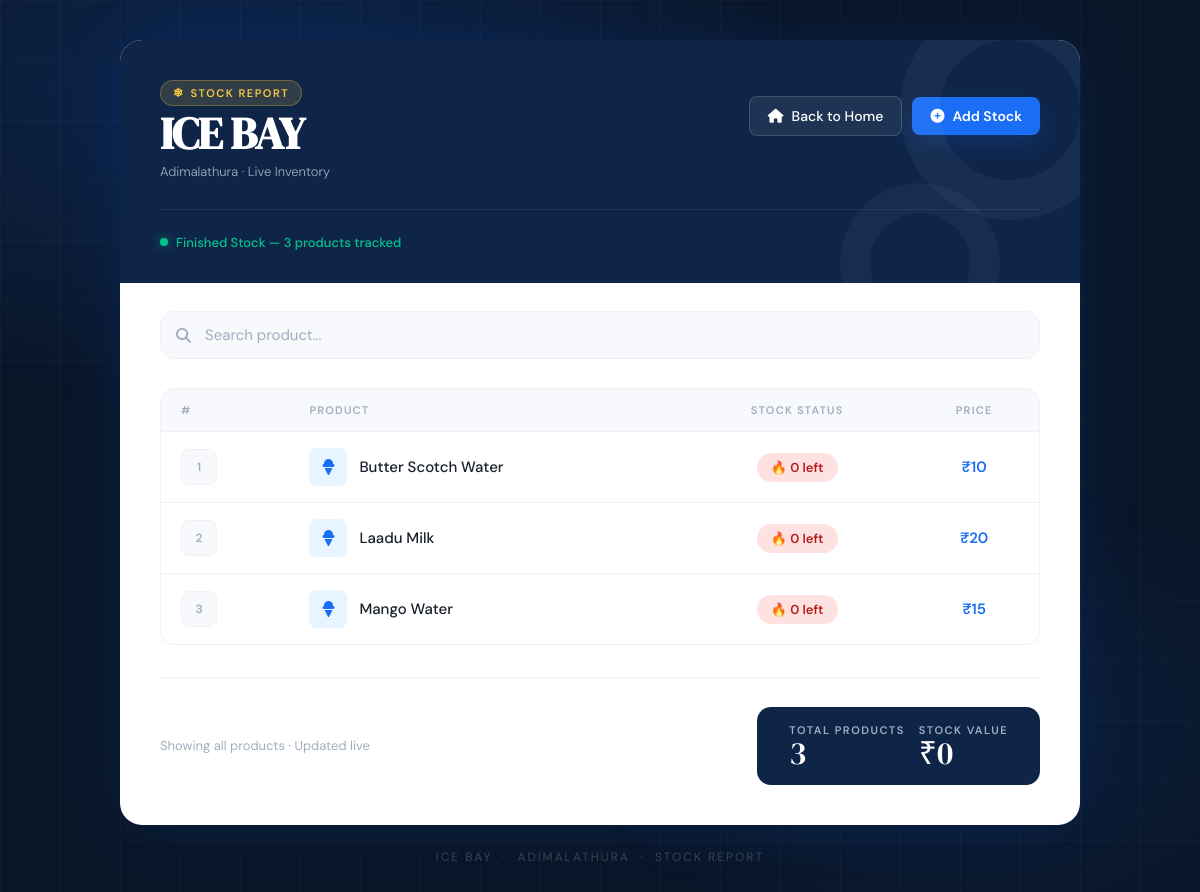
Before: /stock/finished/ with the older database file.
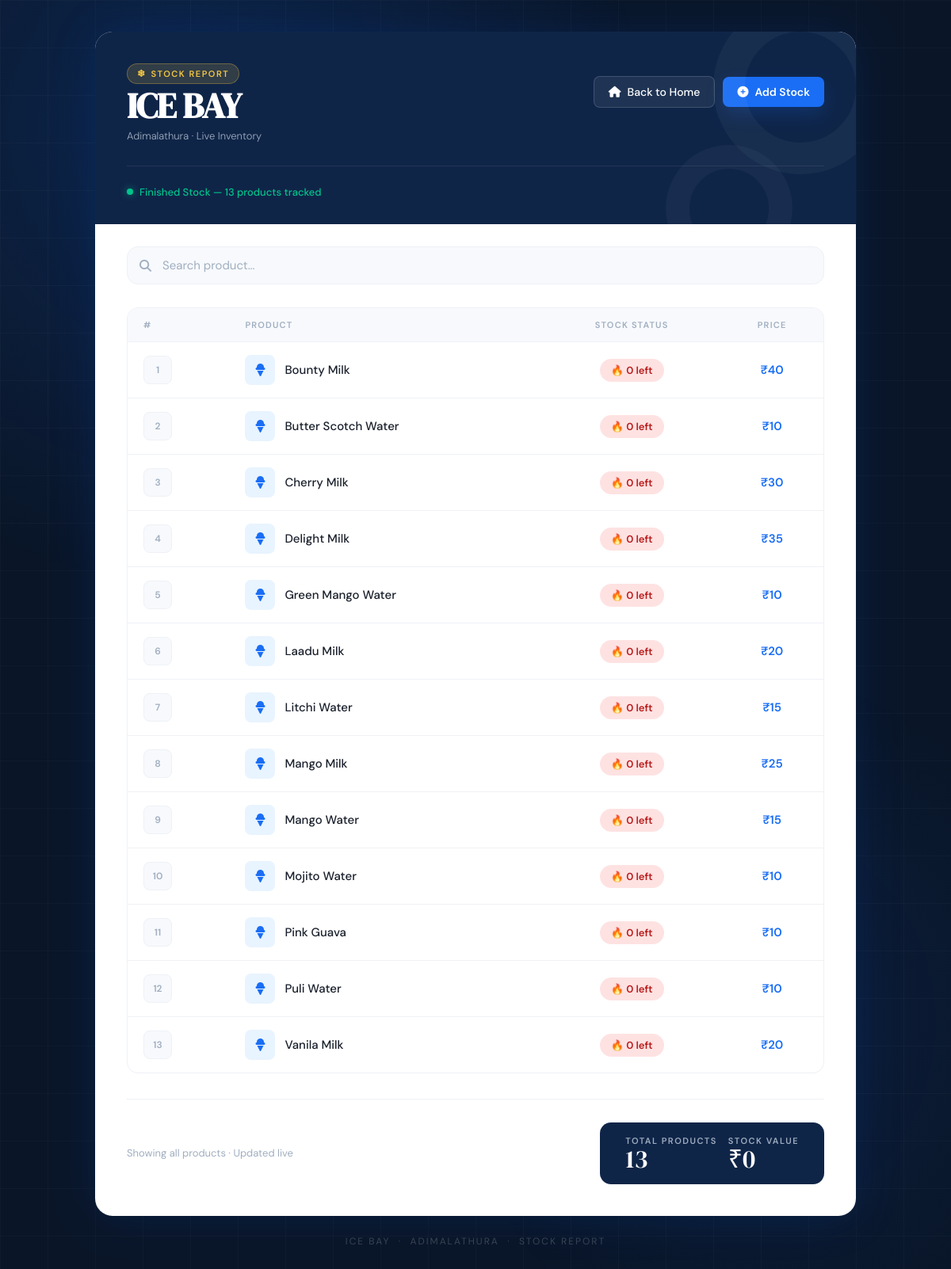
After: the same page with the newer database file.
### billings/models.py (models this page shows, shortened)
class Stock(models.Model):
    product = models.OneToOneField(Product, on_delete=models.CASCADE)
    quantity = models.IntegerField(default=0)
    updated_at = models.DateTimeField(auto_now=True)
    class Meta:
        db_table = "stocks_stock"

class Product(models.Model):
    name = models.CharField(max_length=100, unique=True)
    category = models.CharField(max_length=80, blank=True, default="")
    price = models.PositiveIntegerField()
    is_active = models.BooleanField(default=True)
    class Meta:
        db_table = "products_product"

### billings/views.py (the view)
# urls.py: path("stock/finished/", views.finished_stocks, name="finished_stocks"),
def finished_stocks(request):
    stocks = (
        Stock.objects
        .select_related("product")
        .filter(quantity__lte=0)
        .order_by("product__name")
    )
    return render(
        request,
        "stocks/stock_list.html",
        build_stock_context(stocks, "Finished Stock"),
    )

### billings/views.py (called while the page is built)
def build_stock_context(stocks, page_title):
    total_quantity = stocks.aggregate(total=Coalesce(Sum("quantity"), 0))["total"] or 0
    total_stock_value = stocks.aggregate(
        value=Coalesce(Sum(F("quantity") * F("product__price")), 0)
    )["value"] or 0
    low_stock_count = stocks.filter(quantity__gt=5, quantity__lte=10).count()
    critical_stock_count = stocks.filter(quantity__lte=5).count()
    return {
        "stocks": stocks,
        "page_title": page_title,
        "total_quantity": total_quantity,
        "total_stock_value": total_stock_value,
        "low_stock_count": low_stock_count,
        "critical_stock_count": critical_stock_count,
    }

### templates/stocks/stock_list.html (shortened to what the changed rows need)
<!DOCTYPE html>
<html lang="en">
<head>
    <link rel="stylesheet" href="https://cdnjs.cloudflare.com/ajax/libs/font-awesome/6.5.1/css/all.min.css">
</head>
<body>
    <div class="wrapper">
        <div class="main-card">
            <div class="card-header">
                <div class="header-top">
                    <div class="brand">
                        <h1 class="brand-name">ICE BAY</h1>
                    </div>
                </div>
                <div class="status-bar">
                    <span class="status-dot"></span>
                    <span class="status-text">{{ page_title|default:"Live Stock" }} — {{ stocks|length }} product{{ stocks|length|pluralize }} tracked</span>
                </div>
            </div>
            <div class="card-body">
                <div class="table-wrap">
                    <table>
                        <thead>
                            <tr>
                                <th>#</th>
                                <th>Product</th>
                                <th>Stock Status</th>
                                <th>Price</th>
                            </tr>
                        </thead>
                        <tbody>
                            {% for stock in stocks %}
                            <tr class="stock-row" data-name="{{ stock.product.name|lower }}">
                                <td><span class="sno">{{ forloop.counter }}</span></td>
                                <td>
                                    <div class="product-cell">
                                        <div class="product-icon">
                                            <i class="fas fa-ice-cream"></i>
                                        </div>
                                        <span class="product-name">{{ stock.product.name }}</span>
                                    </div>
                                </td>
                                <td>
                                    {% if stock.quantity <= 5 %}
                                        <span class="badge critical">🔥 {{ stock.quantity }} left</span>
                                    {% elif stock.quantity <= 10 %}
                                        <span class="badge low">⚠ {{ stock.quantity }} left</span>
                                    {% else %}
                                        <span class="badge good">✔ {{ stock.quantity }} left</span>
                                    {% endif %}
                                </td>
                                <td><span class="price-tag">₹{{ stock.product.price }}</span></td>
                            </tr>
                            {% endfor %}
                        </tbody>
                    </table>
                </div>
            </div>
            <div class="card-footer">
                <div class="footer-row">
                    <div class="total-box">
                        <div>
                            <div class="t-label">Total Products</div>
                            <div class="t-value">{{ stocks|length }}</div>
                        </div>
                    </div>
                </div>
            </div>
        </div>
    </div>
</body>
</html>

Changed rows visible on the page:
now on this page (row edited): Stock: product.name "Bounty Milk", quantity "0", product.price "40"
now on this page (row edited): Stock: product.name "Cherry Milk", quantity "0", product.price "30"
now on this page (row edited): Stock: product.name "Delight Milk", quantity "0", product.price "35"
now on this page (row edited): Stock: product.name "Green Mango Water", quantity "0", product.price "10"
now on this page (row edited): Stock: product.name "Litchi Water", quantity "0", product.price "15"
now on this page (row edited): Stock: product.name "Mango Milk", quantity "0", product.price "25"
now on this page (row edited): Stock: product.name "Mojito Water", quantity "0", product.price "10"
now on this page (row edited): Stock: product.name "Pink Guava", quantity "0", product.price "10"
now on this page (row edited): Stock: product.name "Puli Water", quantity "0", product.price "10"
now on this page (row edited): Stock: product.name "Vanila Milk", quantity "0", product.price "20"
Other visible differences:
{{ stocks|length }}: "3" → "13"
